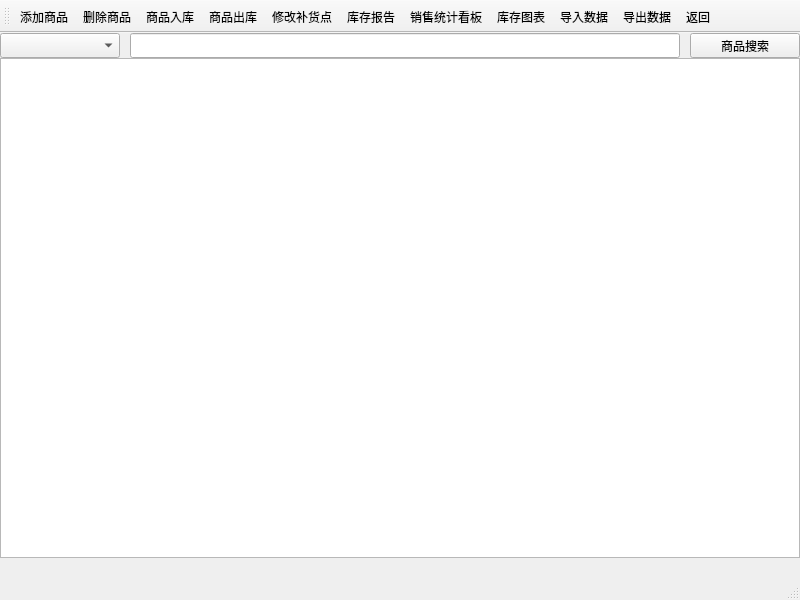
<?xml version="1.0" encoding="UTF-8"?>
<ui version="4.0">
 <class>Product</class>
 <widget class="QMainWindow" name="Product">
  <property name="geometry">
   <rect>
    <x>0</x>
    <y>0</y>
    <width>800</width>
    <height>600</height>
   </rect>
  </property>
  <property name="windowTitle">
   <string>MainWindow</string>
  </property>
  <widget class="QWidget" name="centralwidget">
   <widget class="QTableView" name="productTableView">
    <property name="geometry">
     <rect>
      <x>0</x>
      <y>25</y>
      <width>800</width>
      <height>500</height>
     </rect>
    </property>
   </widget>
   <widget class="QComboBox" name="categoryComboBox">
    <property name="geometry">
     <rect>
      <x>0</x>
      <y>0</y>
      <width>120</width>
      <height>25</height>
     </rect>
    </property>
   </widget>
   <widget class="QLineEdit" name="searchLineEdit">
    <property name="geometry">
     <rect>
      <x>130</x>
      <y>0</y>
      <width>550</width>
      <height>25</height>
     </rect>
    </property>
   </widget>
   <widget class="QPushButton" name="Search_Product">
    <property name="geometry">
     <rect>
      <x>690</x>
      <y>0</y>
      <width>110</width>
      <height>25</height>
     </rect>
    </property>
    <property name="text">
     <string>商品搜索</string>
    </property>
   </widget>
  </widget>
  <widget class="QStatusBar" name="statusbar"/>
  <widget class="QToolBar" name="toolBar">
   <property name="windowTitle">
    <string>toolBar</string>
   </property>
   <attribute name="toolBarArea">
    <enum>TopToolBarArea</enum>
   </attribute>
   <attribute name="toolBarBreak">
    <bool>false</bool>
   </attribute>
   <addaction name="Add_Product"/>
   <addaction name="Delete_Product"/>
   <addaction name="Put_Product"/>
   <addaction name="Out_Product"/>
   <addaction name="Modify_Reorder_Point"/>
   <addaction name="Inventory_Report"/>
   <addaction name="Sale_Action"/>
   <addaction name="Show_Chart_Action"/>
   <addaction name="importAction"/>
   <addaction name="exportAction"/>
   <addaction name="backToLogin"/>
  </widget>
  <action name="Add_Product">
   <property name="icon">
    <iconset resource="../../Icon.qrc">
     <normaloff>:/icon/Product/Add.png</normaloff>:/icon/Product/Add.png</iconset>
   </property>
   <property name="text">
    <string>添加商品</string>
   </property>
   <property name="menuRole">
    <enum>QAction::MenuRole::NoRole</enum>
   </property>
  </action>
  <action name="Delete_Product">
   <property name="icon">
    <iconset resource="../../Icon.qrc">
     <normaloff>:/icon/Product/Delete.png</normaloff>:/icon/Product/Delete.png</iconset>
   </property>
   <property name="text">
    <string>删除商品</string>
   </property>
   <property name="menuRole">
    <enum>QAction::MenuRole::NoRole</enum>
   </property>
  </action>
  <action name="Put_Product">
   <property name="icon">
    <iconset resource="../../Icon.qrc">
     <normaloff>:/icon/Product/Put.png</normaloff>:/icon/Product/Put.png</iconset>
   </property>
   <property name="text">
    <string>商品入库</string>
   </property>
   <property name="menuRole">
    <enum>QAction::MenuRole::NoRole</enum>
   </property>
  </action>
  <action name="importAction">
   <property name="icon">
    <iconset resource="../../Icon.qrc">
     <normaloff>:/icon/Product/NumIn.png</normaloff>:/icon/Product/NumIn.png</iconset>
   </property>
   <property name="text">
    <string>导入数据</string>
   </property>
   <property name="menuRole">
    <enum>QAction::MenuRole::NoRole</enum>
   </property>
  </action>
  <action name="exportAction">
   <property name="icon">
    <iconset resource="../../Icon.qrc">
     <normaloff>:/icon/Product/NumOut.png</normaloff>:/icon/Product/NumOut.png</iconset>
   </property>
   <property name="text">
    <string>导出数据</string>
   </property>
   <property name="menuRole">
    <enum>QAction::MenuRole::NoRole</enum>
   </property>
  </action>
  <action name="Out_Product">
   <property name="icon">
    <iconset resource="../../Icon.qrc">
     <normaloff>:/icon/Product/Out.png</normaloff>:/icon/Product/Out.png</iconset>
   </property>
   <property name="text">
    <string>商品出库</string>
   </property>
   <property name="menuRole">
    <enum>QAction::MenuRole::NoRole</enum>
   </property>
  </action>
  <action name="backToLogin">
   <property name="icon">
    <iconset resource="../../Icon.qrc">
     <normaloff>:/icon/Product/Exit.png</normaloff>:/icon/Product/Exit.png</iconset>
   </property>
   <property name="text">
    <string>返回</string>
   </property>
   <property name="menuRole">
    <enum>QAction::MenuRole::NoRole</enum>
   </property>
  </action>
  <action name="Sale_Action">
   <property name="icon">
    <iconset resource="../../Icon.qrc">
     <normaloff>:/icon/Product/Statistics.png</normaloff>:/icon/Product/Statistics.png</iconset>
   </property>
   <property name="text">
    <string>销售统计看板</string>
   </property>
   <property name="menuRole">
    <enum>QAction::MenuRole::NoRole</enum>
   </property>
  </action>
  <action name="Modify_Reorder_Point">
   <property name="icon">
    <iconset resource="../../Icon.qrc">
     <normaloff>:/icon/Product/Statistics.png</normaloff>:/icon/Product/Statistics.png</iconset>
   </property>
   <property name="text">
    <string>修改补货点</string>
   </property>
   <property name="menuRole">
    <enum>QAction::MenuRole::NoRole</enum>
   </property>
  </action>
  <action name="Inventory_Report">
   <property name="icon">
    <iconset resource="../../Icon.qrc">
     <normaloff>:/icon/Product/Statistics.png</normaloff>:/icon/Product/Statistics.png</iconset>
   </property>
   <property name="text">
    <string>库存报告</string>
   </property>
   <property name="menuRole">
    <enum>QAction::MenuRole::NoRole</enum>
   </property>
  </action>
  <action name="Show_Chart_Action">
   <property name="icon">
    <iconset>
     <normaloff>:/icon/Product/Chart.png</normaloff>:/icon/Product/Chart.png</iconset>
   </property>
   <property name="text">
    <string>库存图表</string>
   </property>
   <property name="menuRole">
    <enum>QAction::MenuRole::NoRole</enum>
   </property>
  </action>
 </widget>
 <resources>
  <include location="../../Icon.qrc"/>
 </resources>
 <connections/>
</ui>
